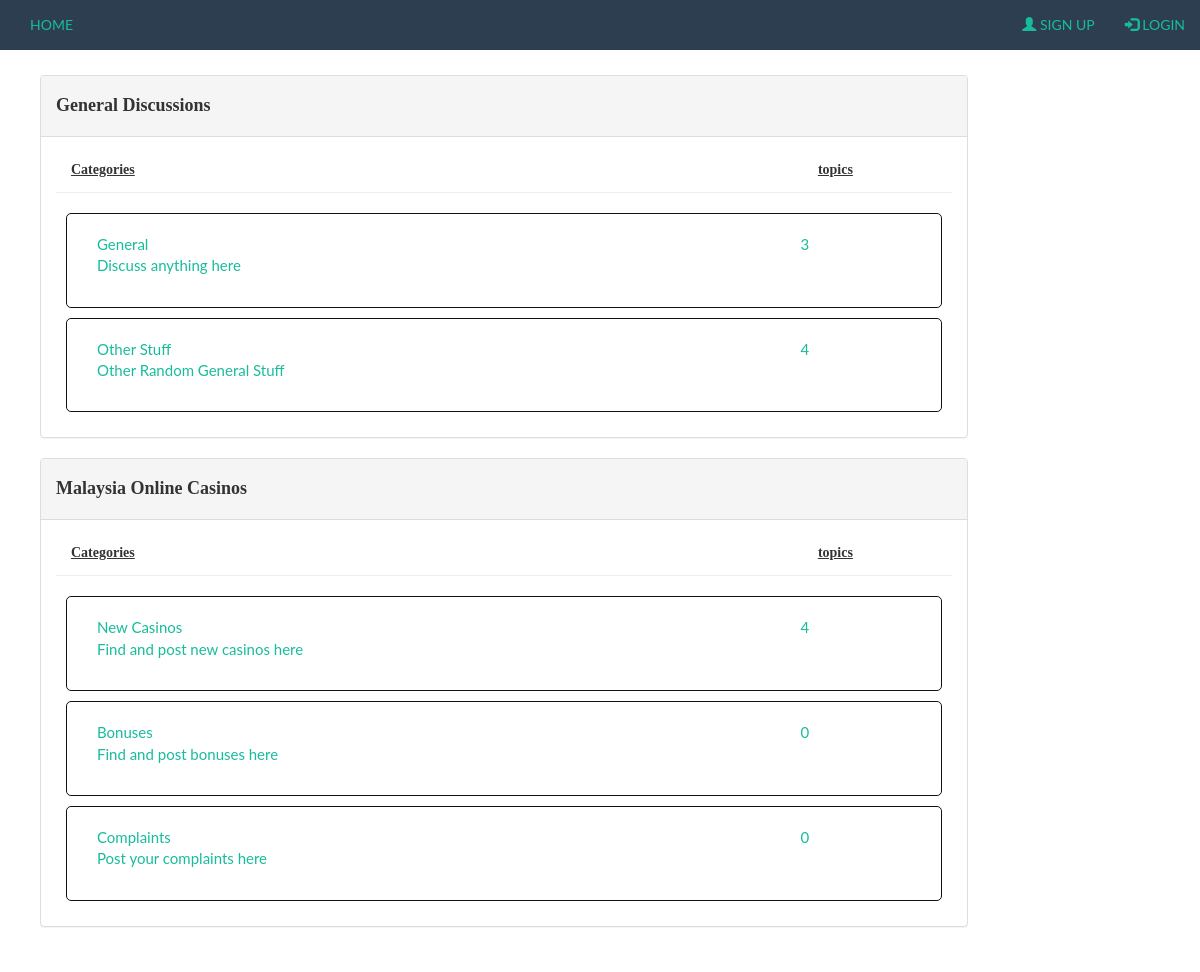
The page / on the database its author committed.
### tables this page shows
CREATE TABLE IF NOT EXISTS `categories` (
  `CategoryId` int(10) UNSIGNED NOT NULL AUTO_INCREMENT,
  `Category` varchar(100) NOT NULL,
  PRIMARY KEY (`CategoryId`),
  UNIQUE KEY `Category` (`Category`)
);

CREATE TABLE IF NOT EXISTS `subcategories` (
  `SubcategoryId` int(10) UNSIGNED NOT NULL AUTO_INCREMENT,
  `CategoryId` int(10) UNSIGNED DEFAULT NULL,
  `SubcategoryName` varchar(255) NOT NULL,
  `SubcategoryDescription` varchar(255) DEFAULT NULL,
  PRIMARY KEY (`SubcategoryId`),
  KEY `CategoryId` (`CategoryId`)
);

### content-function.php (the view, shortened to what this page needs)
<?php
    function dispcategories(){
        include ("connect.php");
        $select = "SELECT * FROM categories";
        $result = $connect->query($select);
        while($row = $result->fetch_assoc()) {
            echo "<div class='row'>";
            echo "<div class='col-sm-12 fix-panel'>";
            echo "<div class='panel panel-default'>";
            echo "<div class='panel-heading'><h4>";
            echo $row['Category'];
            echo "</h4></div>";
            dispsubcategories($row['CategoryId']);
            echo "</div></div></div>";
        }
    }
    function dispsubcategories($parent_id){
        include ("connect.php");
        $select = "SELECT subcategories.CategoryId, subcategories.SubcategoryId,
        subcategories.SubcategoryName, subcategories.SubcategoryDescription
        FROM categories, subcategories WHERE ($parent_id = categories.CategoryId)
        AND ($parent_id = subcategories.CategoryId)";
        $result = $connect->query($select);
        echo "<div class='panel-body fix-panel'>
        <div class='col-10 col-sm-10 text-left' style='text-decoration: underline;'><h5>Categories</h5></div>
        <div class='col-2 col-sm-2 text-left float-right' style='text-decoration: underline;'><h5>topics</h5></div><br><hr>";
        while($row = $result->fetch_assoc()) {
                echo '<div class="span12"><div class="row fix"><div class="board-topics"><a href="/topics.php?cid=';
                echo $row["CategoryId"];
                echo '&scid=';
                echo $row["SubcategoryId"];
                echo '">';
                echo '<div class="col-10 col-sm-10">';
                echo $row['SubcategoryName'];
                echo '<p>';
                echo $row['SubcategoryDescription'];
                echo "</p></div>";
                echo '<div class="col-2 col-sm-2">';
                echo getnumtopics($parent_id, $row['SubcategoryId']);
                echo '</div>';
                echo '</a></div></div></div>';
            }
            echo '</div>';
    }
    function getnumtopics($cat_id, $subcat_id){
        include ("connect.php");
        $select = "SELECT * FROM topics WHERE CategoryId = '$cat_id' AND SubcategoryId = '$subcat_id'";
        $result = mysqli_query($connect, $select);
        $rowcount = mysqli_num_rows($result);
        return $rowcount;
    }
?>

### styles/css/freelancer.css (style rules this page uses)
body { font-family: 'Lato'; }
h1, h2, h3, h4, h5, h6 { font-weight: 700; font-family: 'Montserrat'; }
a { color: #18BC9C; }

### styles/main.css (style rules this page uses)
html { font-family: "Lucida Sans", sans-serif; width: 100% !important; }
.board-topics { border-radius: 5px; }
* { box-sizing: border-box; }
.row::after { content: ""; clear: both; display: table; }
.col-2 { width: 16.66%; }
.col-10 { width: 83.33%; }
[class*="col-"] { float: left; }
.fix { padding:5px; }
.fix-panel { width: 100%; }
.span12 { border: none; background: white; color: #f2f2f2; padding: 10px; font-size: 15px; border-radius: 5px; position: relative; box-sizing: border-box; transition: all 500ms ease; margin:10px; border: 1px solid #111; -moz-box-shadow: 35px 35px 7px #999999; -moz-border-bottom-right-radius: 15px; -moz-border-radius:25px; padding: 15px 25px; height: inherit; }

### rows shown on the page
categories: Category "General Discussions"
subcategories: SubcategoryName "General", SubcategoryDescription "Discuss anything here", SubcategoryId "3"
subcategories: SubcategoryName "Other Stuff", SubcategoryDescription "Other Random General Stuff", SubcategoryId "4"
categories: Category "Malaysia Online Casinos"
subcategories: SubcategoryName "New Casinos", SubcategoryDescription "Find and post new casinos here", SubcategoryId "4"
subcategories: SubcategoryName "Bonuses", SubcategoryDescription "Find and post bonuses here", SubcategoryId "0"
subcategories: SubcategoryName "Complaints", SubcategoryDescription "Post your complaints here", SubcategoryId "0"
